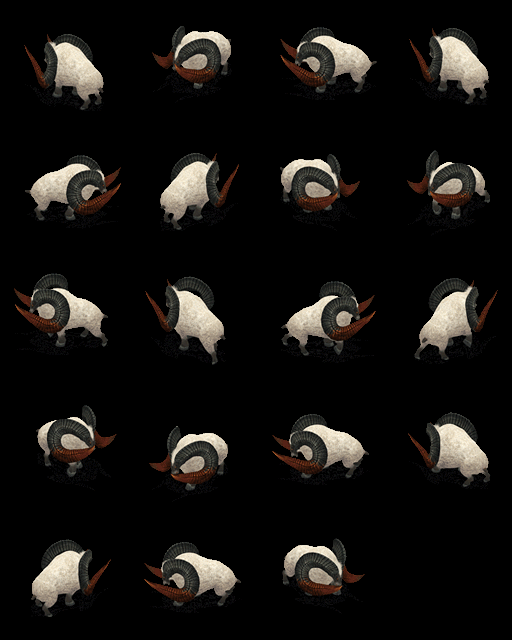

A 2D game scene composited from a Tiled map and its tileset images. What follows is a short description and the map's XML, with every tile layer's data as written:
An orthogonal 4x5 tile map with 128x128 px tiles, 1 tile layer (Capa de Patrones 1).

<map version="1.0" orientation="orthogonal" renderorder="right-down" width="4" height="5" tilewidth="128" tileheight="128" nextobjectid="1">
 <tileset firstgid="1" name="Bighorner" tilewidth="128" tileheight="128" tilecount="256" columns="16">
  <image source="Bighorner.png" width="2048" height="2048" />
  <tile id="0">
   <properties>
    <property name="die" value="top_left" />
   </properties>
   <animation>
    <frame tileid="0" duration="100" />
    <frame tileid="1" duration="100" />
    <frame tileid="2" duration="100" />
    <frame tileid="3" duration="100" />
    <frame tileid="4" duration="100" />
    <frame tileid="5" duration="100" />
    <frame tileid="6" duration="100" />
    <frame tileid="7" duration="100" />
    <frame tileid="16" duration="100" />
    <frame tileid="17" duration="100" />
    <frame tileid="18" duration="100" />
    <frame tileid="19" duration="100" />
    <frame tileid="20" duration="100" />
   </animation>
  </tile>
  <tile id="8">
   <properties>
    <property name="hit" value="right" />
   </properties>
   <animation>
    <frame tileid="8" duration="100" />
    <frame tileid="9" duration="100" />
    <frame tileid="10" duration="100" />
    <frame tileid="11" duration="100" />
    <frame tileid="12" duration="100" />
    <frame tileid="13" duration="100" />
   </animation>
  </tile>
  <tile id="24">
   <properties>
    <property name="hit" value="bottom_right" />
   </properties>
   <animation>
    <frame tileid="24" duration="100" />
    <frame tileid="25" duration="100" />
    <frame tileid="26" duration="100" />
    <frame tileid="27" duration="100" />
    <frame tileid="28" duration="100" />
    <frame tileid="29" duration="100" />
   </animation>
  </tile>
  <tile id="32">
   <properties>
    <property name="idle" value="bottom_left" />
   </properties>
   <animation>
    <frame tileid="32" duration="100" />
    <frame tileid="33" duration="100" />
    <frame tileid="34" duration="100" />
    <frame tileid="35" duration="100" />
    <frame tileid="36" duration="100" />
    <frame tileid="37" duration="100" />
    <frame tileid="38" duration="100" />
    <frame tileid="39" duration="100" />
    <frame tileid="48" duration="100" />
    <frame tileid="49" duration="100" />
    <frame tileid="50" duration="100" />
    <frame tileid="51" duration="100" />
    <frame tileid="52" duration="100" />
    <frame tileid="53" duration="100" />
   </animation>
  </tile>
  <tile id="40">
   <properties>
    <property name="walk" value="bottom_left" />
   </properties>
   <animation>
    <frame tileid="40" duration="100" />
    <frame tileid="41" duration="100" />
    <frame tileid="42" duration="100" />
    <frame tileid="43" duration="100" />
    <frame tileid="44" duration="100" />
    <frame tileid="45" duration="100" />
    <frame tileid="46" duration="100" />
    <frame tileid="47" duration="100" />
    <frame tileid="56" duration="100" />
    <frame tileid="57" duration="100" />
    <frame tileid="58" duration="100" />
    <frame tileid="59" duration="100" />
   </animation>
  </tile>
  <tile id="64">
   <properties>
    <property name="idle" value="left" />
   </properties>
   <animation>
    <frame tileid="64" duration="100" />
    <frame tileid="65" duration="100" />
    <frame tileid="66" duration="100" />
    <frame tileid="67" duration="100" />
    <frame tileid="68" duration="100" />
    <frame tileid="69" duration="100" />
    <frame tileid="70" duration="100" />
    <frame tileid="71" duration="100" />
    <frame tileid="80" duration="100" />
    <frame tileid="81" duration="100" />
    <frame tileid="82" duration="100" />
    <frame tileid="83" duration="100" />
    <frame tileid="84" duration="100" />
    <frame tileid="85" duration="100" />
   </animation>
  </tile>
  <tile id="72">
   <properties>
    <property name="walk" value="left" />
   </properties>
   <animation>
    <frame tileid="72" duration="100" />
    <frame tileid="73" duration="100" />
    <frame tileid="74" duration="100" />
    <frame tileid="75" duration="100" />
    <frame tileid="76" duration="100" />
    <frame tileid="77" duration="100" />
    <frame tileid="78" duration="100" />
    <frame tileid="79" duration="100" />
    <frame tileid="88" duration="100" />
    <frame tileid="89" duration="100" />
    <frame tileid="90" duration="100" />
    <frame tileid="91" duration="100" />
   </animation>
  </tile>
  <tile id="96">
   <properties>
    <property name="idle" value="top_left" />
   </properties>
   <animation>
    <frame tileid="96" duration="100" />
    <frame tileid="97" duration="100" />
    <frame tileid="98" duration="100" />
    <frame tileid="99" duration="100" />
    <frame tileid="100" duration="100" />
    <frame tileid="101" duration="100" />
    <frame tileid="102" duration="100" />
    <frame tileid="103" duration="100" />
    <frame tileid="112" duration="100" />
    <frame tileid="113" duration="100" />
    <frame tileid="114" duration="100" />
    <frame tileid="115" duration="100" />
    <frame tileid="116" duration="100" />
    <frame tileid="117" duration="100" />
   </animation>
  </tile>
  <tile id="104">
   <properties>
    <property name="walk" value="top_left" />
   </properties>
   <animation>
    <frame tileid="104" duration="100" />
    <frame tileid="105" duration="100" />
    <frame tileid="106" duration="100" />
    <frame tileid="107" duration="100" />
    <frame tileid="108" duration="100" />
    <frame tileid="109" duration="100" />
    <frame tileid="110" duration="100" />
    <frame tileid="111" duration="100" />
    <frame tileid="120" duration="100" />
    <frame tileid="121" duration="100" />
    <frame tileid="122" duration="100" />
    <frame tileid="123" duration="100" />
   </animation>
  </tile>
  <tile id="128">
   <properties>
    <property name="idle" value="right" />
   </properties>
   <animation>
    <frame tileid="128" duration="100" />
    <frame tileid="129" duration="100" />
    <frame tileid="130" duration="100" />
    <frame tileid="131" duration="100" />
    <frame tileid="132" duration="100" />
    <frame tileid="133" duration="100" />
    <frame tileid="134" duration="100" />
    <frame tileid="135" duration="100" />
    <frame tileid="144" duration="100" />
    <frame tileid="145" duration="100" />
    <frame tileid="146" duration="100" />
    <frame tileid="147" duration="100" />
    <frame tileid="148" duration="100" />
    <frame tileid="149" duration="100" />
   </animation>
  </tile>
  <tile id="136">
   <properties>
    <property name="walk" value="right" />
   </properties>
   <animation>
    <frame tileid="136" duration="100" />
    <frame tileid="137" duration="100" />
    <frame tileid="138" duration="100" />
    <frame tileid="139" duration="100" />
    <frame tileid="140" duration="100" />
    <frame tileid="141" duration="100" />
    <frame tileid="142" duration="100" />
    <frame tileid="143" duration="100" />
    <frame tileid="152" duration="100" />
    <frame tileid="153" duration="100" />
    <frame tileid="154" duration="100" />
    <frame tileid="155" duration="100" />
   </animation>
  </tile>
  <tile id="160">
   <properties>
    <property name="idle" value="top_right" />
   </properties>
   <animation>
    <frame tileid="160" duration="100" />
    <frame tileid="161" duration="100" />
    <frame tileid="162" duration="100" />
    <frame tileid="163" duration="100" />
    <frame tileid="164" duration="100" />
    <frame tileid="165" duration="100" />
    <frame tileid="166" duration="100" />
    <frame tileid="167" duration="100" />
    <frame tileid="176" duration="100" />
    <frame tileid="177" duration="100" />
    <frame tileid="178" duration="100" />
    <frame tileid="179" duration="100" />
    <frame tileid="180" duration="100" />
    <frame tileid="181" duration="100" />
   </animation>
  </tile>
  <tile id="168">
   <properties>
    <property name="walk" value="top_right" />
   </properties>
   <animation>
    <frame tileid="168" duration="100" />
    <frame tileid="169" duration="100" />
    <frame tileid="170" duration="100" />
    <frame tileid="171" duration="100" />
    <frame tileid="172" duration="100" />
    <frame tileid="173" duration="100" />
    <frame tileid="174" duration="100" />
    <frame tileid="175" duration="100" />
    <frame tileid="184" duration="100" />
    <frame tileid="185" duration="100" />
    <frame tileid="186" duration="100" />
    <frame tileid="187" duration="100" />
   </animation>
  </tile>
  <tile id="192">
   <properties>
    <property name="idle" value="bottom_right" />
   </properties>
   <animation>
    <frame tileid="192" duration="100" />
    <frame tileid="193" duration="100" />
    <frame tileid="194" duration="100" />
    <frame tileid="195" duration="100" />
    <frame tileid="196" duration="100" />
    <frame tileid="197" duration="100" />
    <frame tileid="198" duration="100" />
    <frame tileid="199" duration="100" />
    <frame tileid="208" duration="100" />
    <frame tileid="209" duration="100" />
    <frame tileid="210" duration="100" />
    <frame tileid="211" duration="100" />
    <frame tileid="212" duration="100" />
    <frame tileid="213" duration="100" />
   </animation>
  </tile>
  <tile id="200">
   <properties>
    <property name="walk" value="bottom_right" />
   </properties>
   <animation>
    <frame tileid="200" duration="100" />
    <frame tileid="201" duration="100" />
    <frame tileid="202" duration="100" />
    <frame tileid="203" duration="100" />
    <frame tileid="204" duration="100" />
    <frame tileid="205" duration="100" />
    <frame tileid="206" duration="100" />
    <frame tileid="207" duration="100" />
    <frame tileid="216" duration="100" />
    <frame tileid="217" duration="100" />
    <frame tileid="218" duration="100" />
    <frame tileid="219" duration="100" />
   </animation>
  </tile>
  <tile id="224">
   <properties>
    <property name="hit" value="bottom_left" />
   </properties>
   <animation>
    <frame tileid="224" duration="100" />
    <frame tileid="225" duration="100" />
    <frame tileid="226" duration="100" />
    <frame tileid="227" duration="100" />
    <frame tileid="228" duration="100" />
    <frame tileid="229" duration="100" />
   </animation>
  </tile>
  <tile id="230">
   <properties>
    <property name="hit" value="top_left" />
   </properties>
   <animation>
    <frame tileid="230" duration="100" />
    <frame tileid="231" duration="100" />
    <frame tileid="232" duration="100" />
    <frame tileid="233" duration="100" />
    <frame tileid="234" duration="100" />
    <frame tileid="235" duration="100" />
   </animation>
  </tile>
  <tile id="240">
   <properties>
    <property name="hit" value="left" />
   </properties>
   <animation>
    <frame tileid="240" duration="100" />
    <frame tileid="241" duration="100" />
    <frame tileid="242" duration="100" />
    <frame tileid="243" duration="100" />
    <frame tileid="244" duration="100" />
    <frame tileid="245" duration="100" />
   </animation>
  </tile>
  <tile id="246">
   <properties>
    <property name="hit" value="top_right" />
   </properties>
   <animation>
    <frame tileid="246" duration="100" />
    <frame tileid="247" duration="100" />
    <frame tileid="248" duration="100" />
    <frame tileid="249" duration="100" />
    <frame tileid="250" duration="100" />
    <frame tileid="251" duration="100" />
   </animation>
  </tile>
 </tileset>
 <layer name="Capa de Patrones 1" width="4" height="5">
  <data>
   <tile gid="1" />
   <tile gid="33" />
   <tile gid="65" />
   <tile gid="97" />
   <tile gid="129" />
   <tile gid="161" />
   <tile gid="193" />
   <tile gid="41" />
   <tile gid="73" />
   <tile gid="105" />
   <tile gid="137" />
   <tile gid="169" />
   <tile gid="201" />
   <tile gid="225" />
   <tile gid="241" />
   <tile gid="231" />
   <tile gid="247" />
   <tile gid="241" />
   <tile gid="25" />
   <tile gid="0" />
  </data>
 </layer>
</map>
